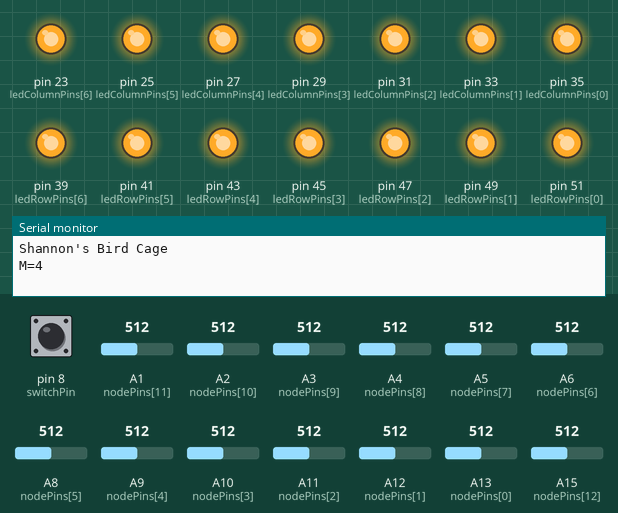
Simulated run of this sketch. Board: Arduino Mega 2560, built with avr-gcc and run on an emulated ATmega2560. Parts: output pins drawn as LEDs (lit = HIGH), the last lines printed to the serial monitor. The test bench sets the inputs (shaded band); at power-on: pin 8 (switchPin) HIGH, A1 (nodePins[11]) = 512, A2 (nodePins[10]) = 512, A3 (nodePins[9]) = 512, A4 (nodePins[8]) = 512, A5 (nodePins[7]) = 512, A6 (nodePins[6]) = 512, A8 (nodePins[5]) = 512, A9 (nodePins[4]) = 512, A10 (nodePins[3]) = 512, A11 (nodePins[2]) = 512, A12 (nodePins[1]) = 512, A13 (nodePins[0]) = 512, A15 (nodePins[12]) = 512.

Above: at 1.2 s.
1.3 s: pin 8 (switchPin) pulled LOW for 0.15 s
At 2.3 s:
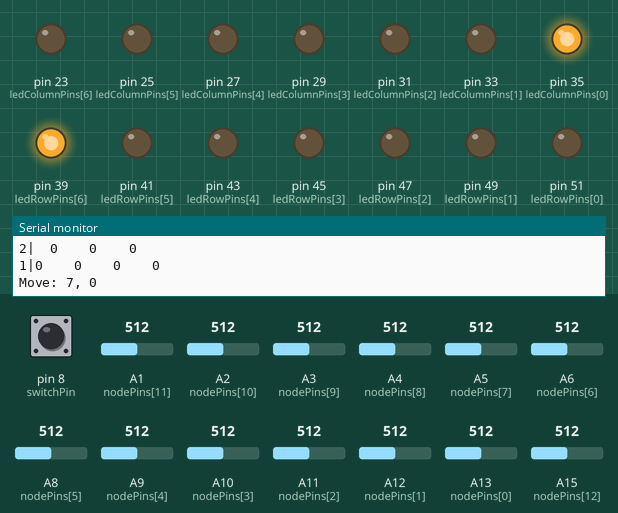
3.0 s: pin 8 (switchPin) pulled LOW for 1 s
At 3.6 s:
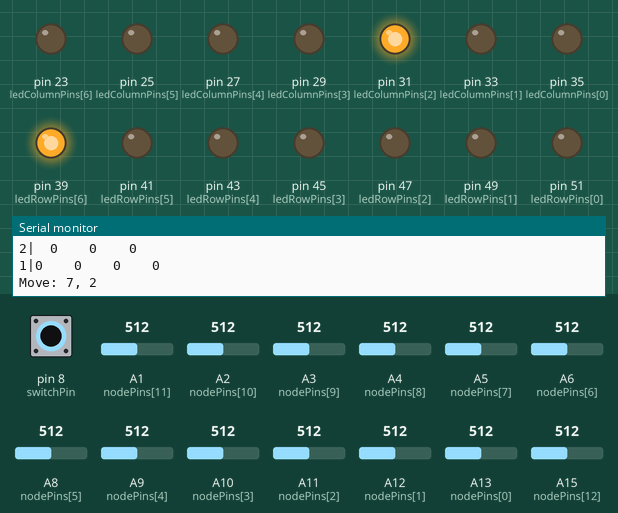
5.5 s: pin 8 (switchPin) pulled LOW for 0.15 s
At 6.7 s:
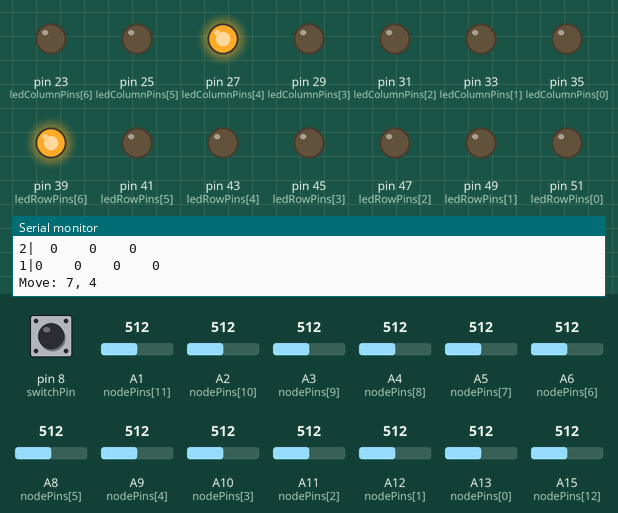
7.2 s: pin 8 (switchPin) pulled LOW for 3.2 s
At 8.0 s:
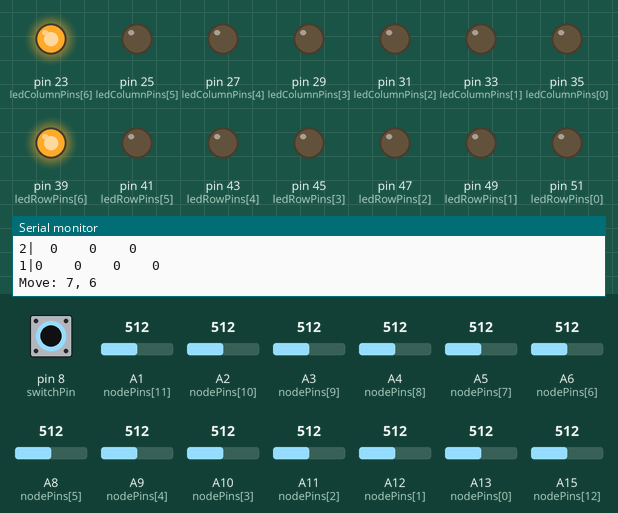
11.9 s: pin 8 (switchPin) pulled LOW for 0.15 s
At 12.8 s:
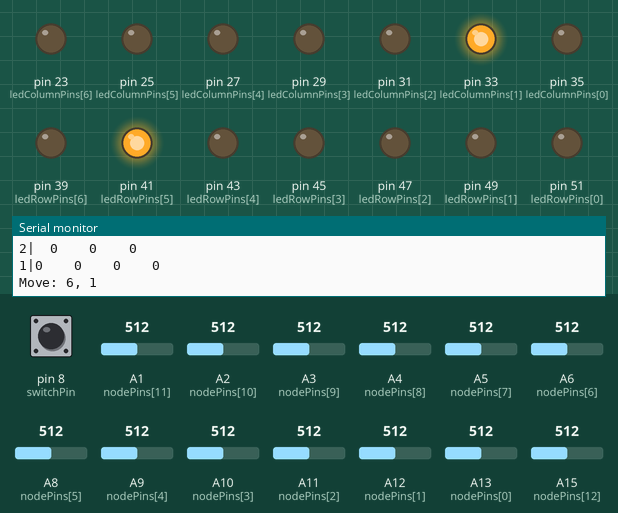
13.6 s: pin 8 (switchPin) pulled LOW for 1 s
At 15.2 s:
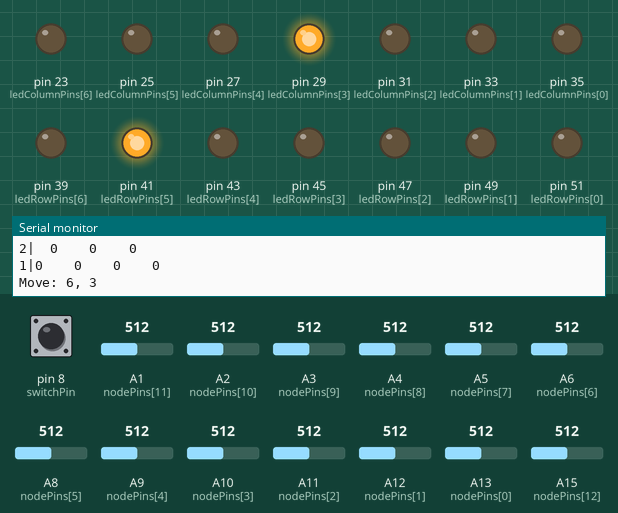
Timing chart, 0 to 16.7 s (numbered marks = the images above; inputs shaded):
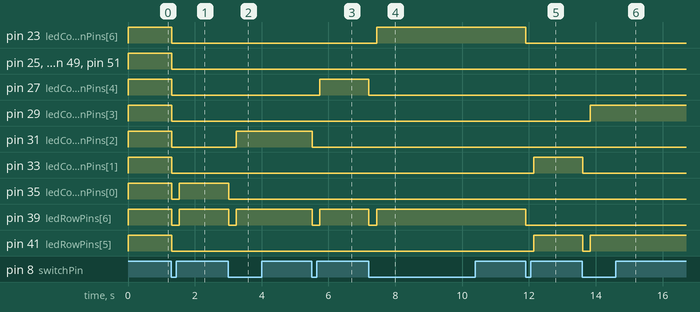

The sketch:

birdcage.ino
```cpp
/*
Shannon's Bird Cage

Here is the circuit used for the game.

This is an M=4 board. An M=3 board can be used too.

8   ● = ● = ● = ●
7   |   |   |   |
6   ● - ● - ● - ●
5   |   |   |   |
4   ● - ● - ● - ●
3   |   |   |   |
2   ● - ● - ● - ●
1   |   |   |   |
0   ● = ● = ● = ●
    0 1 2 3 4 5 6
    A B C D E F G

Single lines are resistors, double lines
are connections (with zero resistance).

Nodes are shown as circles. Valid moves
are shown as (single) lines. One player
(the machine) is called CUT and removes
lines. The other (human) is SHORT, and
short-circuits lines.

CUT wins if the top row is separated from
the bottom row. SHORT wins if the top
row is connected to the bottom (with
zero resistance).

The top row is connected to a 5V supply,
the bottom row is connected to ground via
a resistor (to avoid a real short circuit
if SHORT wins).

This program measures the voltage at the nodes
and uses Shannon's heuristic to choose the
next move - this is the one that has the maximum
voltage drop between adjoining nodes.

*/

// Size of game (can be 3 or 4)
// This is determined in setup
int M = 4;

// Pins used to read voltages using analogRead
byte nodePins[13] = {A13, A12, A11, A10, A9, A8, A6, A5, A4, A3, A2, A1, A15};

// Next move button
// Useful reference: http://www.gammon.com.au/switches
const byte switchPin = 8;
byte oldSwitchState = HIGH;

// LED digital pins
byte ledRowPins[7] = {51, 49, 47, 45, 43, 41, 39};
byte ledColumnPins[7] = {35, 33, 31, 29, 27, 25, 23};

// An array storing the state of the circuit.
// Nodes (where i and j are both even) store the voltages measured via analogRead.
// Moves (where i+j is odd) store the voltage differences between adjoining nodes.
int volts[9][7];

// An array storing which moves have already been made.
// A value of 1 in position i, j (where i+j is odd) means the move has been made already.
int moves[9][7];

const int maxV = 1023; // 5V represented in 10 bits

void setup() {
  Serial.begin(9600);
  Serial.println("Shannon's Bird Cage");

  for (int i = 0; i < 13; i++) {
    pinMode(nodePins[i], INPUT_PULLUP);
  }

  pinMode(switchPin, INPUT_PULLUP);

  for (int i = 0; i < 7; i++) {
    pinMode(ledColumnPins[i], OUTPUT);
    pinMode(ledRowPins[i], OUTPUT);
  }

  for (int i = 0; i < 9; i++) {
    for (int j = 0; j < 7; j++) {
      volts[i][j] = -1;
      moves[i][j] = 0;
    }
  }
  // top row is always at 5V
  // (note bottom row is not at 0V, since there is a resistor to avoid shorting)
  volts[8][0] = maxV;
  volts[8][2] = maxV;
  volts[8][4] = maxV;
  volts[8][6] = maxV;

  // work out if M=3 or M=4 by seeing if there is a jumper at A7
  updateVoltages();
  computeDifferences();

  M = volts[7][0] == 0 ? 3 : 4;
  Serial.print("M=");
  Serial.println(M);

  for (int i = 0; i < M * 2 - 1; i++) {
    digitalWrite(ledColumnPins[i], HIGH);
    digitalWrite(ledRowPins[i], HIGH);
  }
}

void loop() {
  byte switchState = digitalRead(switchPin);
  if (switchState != oldSwitchState) {
    oldSwitchState = switchState;
    delay(10); // debounce time
    if (switchState == LOW) {
      bool gameOver = checkGameOver();
      updateVoltages();
      computeDifferences();
      displayVoltages();
      displayVoltageDifferences();
      //displayMoves();
      if (!gameOver) {
        chooseMove();
      }
    }
  }
}

// Return true if the position represents a node (where a voltage measurement
// is made).
boolean isNode(int i, int j) {
  return (i % 2 == 0) && (j % 2 == 0);
}

// Return true if the position represents a move.
boolean isMove(int i, int j) {
  return (i + j) % 2 == 1;
}

bool checkGameOver() {
  bool gameOver = false;
  // We know the game is over if the bottom row is either
  // 0V (CUT wins) or 5V (SHORT wins).

  // This is needed otherwise bottomRowVoltage may not be 0 (not sure why)
  turnAllLedsOff();

  // We need to temporarily disconnect the pull-up resistors,
  // since they will alter the voltage readings.
  for (int i = 0; i < 13; i++) {
    pinMode(nodePins[i], INPUT);
  }

  int bottomRowVoltage = analogRead(A15);
  if (bottomRowVoltage == 0) {
    Serial.println("I win! (CUT)");
    turnRowLedsOn();
    gameOver = true;
  } else if (bottomRowVoltage == maxV) {
    Serial.println("You win! (SHORT)");
    turnColumnLedsOn();
    gameOver = true;
  }

  // Re-connect pull-up resistors
  for (int i = 0; i < 13; i++) {
    pinMode(nodePins[i], INPUT_PULLUP);
  }

  return gameOver;
}

// Read the voltages for all nodes
void updateVoltages() {
  volts[6][0] = analogRead(nodePins[0]);
  volts[4][0] = analogRead(nodePins[1]);
  volts[2][0] = analogRead(nodePins[2]);

  volts[2][2] = analogRead(nodePins[3]);
  volts[4][2] = analogRead(nodePins[4]);
  volts[6][2] = analogRead(nodePins[5]);

  volts[6][4] = analogRead(nodePins[6]);
  volts[4][4] = analogRead(nodePins[7]);
  volts[2][4] = analogRead(nodePins[8]);

  volts[2][6] = analogRead(nodePins[9]);
  volts[4][6] = analogRead(nodePins[10]);
  volts[6][6] = analogRead(nodePins[11]);

  // bottom row
  volts[0][0] = analogRead(nodePins[12]);
  volts[0][2] = volts[0][0];
  volts[0][4] = volts[0][0];
  volts[0][6] = volts[0][0];
}

// Compute the voltage differences for all moves (differences between nodes).
void computeDifferences() {
  for (int i = 7; i >= 1; i--) { // skip top and bottom rows
    for (int j = 0; j < 7; j++) {
      if ((i % 2 == 0) && (j % 2 == 1)) {
        volts[i][j] = abs(volts[i][j - 1] - volts[i][j + 1]);
      } else if ((i % 2 == 1) && (j % 2 == 0)) {
        volts[i][j] = abs(volts[i - 1][j] - volts[i + 1][j]);
      }
    }
  }
}

// Use the Shannon heuristic (largest voltage difference) to choose the next move.
void chooseMove() {
  int maxVoltageDiff = -1;
  int mi = -1;
  int mj = -1;
  for (int i = M * 2 - 1; i >= 1; i--) { // skip top and bottom rows
    for (int j = 0; j < M * 2 - 1; j++) {
      // check valid move, and hasn't already been played
      if (isMove(i, j) && moves[i][j] == 0) {
        if (volts[i][j] > maxVoltageDiff) {
          maxVoltageDiff = volts[i][j];
          mi = i;
          mj = j;
        }
      }
    }
  }
  moves[mi][mj] = 1;
  Serial.print("Move: ");
  Serial.print(mi);
  Serial.print(", ");
  Serial.println(mj);
  turnAllLedsOff();
  showMove(mi, mj);
}

void turnAllLedsOff() {
  for (int i = 0; i < 7; i++) {
    digitalWrite(ledRowPins[i], LOW);
    digitalWrite(ledColumnPins[i], LOW);
  }
}

void turnRowLedsOn() {
  turnAllLedsOff();
  for (int i = 0; i < M * 2 - 1; i++) {
    digitalWrite(ledRowPins[i], HIGH);
  }
}

void turnColumnLedsOn() {
  turnAllLedsOff();
  for (int i = 0; i < M * 2 - 1; i++) {
    digitalWrite(ledColumnPins[i], HIGH);
  }
}

void showMove(int i, int j) {
  // need to subtract 1 from row, since bottom row has no LED
  digitalWrite(ledRowPins[i - 1], HIGH);
  digitalWrite(ledColumnPins[j], HIGH);
}

void displayVoltages() {
  for (int i = 8; i >= 0; i--) {
    Serial.print(i);
    Serial.print("|");
    for (int j = 0; j < 7; j++) {
      if (isNode(i, j)) {
        Serial.print(volts[i][j]);
      }
      Serial.print("\t");
    }
    Serial.println();
  }
}

void displayVoltageDifferences() {
  for (int i = 7; i >= 1; i--) {
    Serial.print(i);
    Serial.print("|");
    for (int j = 0; j < 7; j++) {
      if (isMove(i, j)) {
        Serial.print(volts[i][j]);
      }
      Serial.print("\t");
    }
    Serial.println();
  }
}

void displayMoves() {
  for (int i = 7; i >= 1; i--) {
    Serial.print(i);
    Serial.print("|");
    for (int j = 0; j < 7; j++) {
      if (isMove(i, j)) {
        Serial.print(moves[i][j]);
      }
      Serial.print("\t");
    }
    Serial.println();
  }
}
```

Measured:
- after the input at 1.3 s, pin 23 (ledColumnPins[6]), pin 25 (ledColumnPins[5]): HIGH → LOW at once
- after the input at 3.0 s, pin 31 (ledColumnPins[2]): LOW → HIGH after 0.24 s; pin 35 (ledColumnPins[0]): HIGH → LOW at once; pin 39 (ledRowPins[6]): HIGH → LOW at once, → HIGH 0.23 s later
- after the input at 5.5 s, pin 27 (ledColumnPins[4]): LOW → HIGH after 0.24 s; pin 31 (ledColumnPins[2]): HIGH → LOW at once; pin 39 (ledRowPins[6]): HIGH → LOW at once, → HIGH 0.23 s later
- after the input at 7.2 s, pin 23 (ledColumnPins[6]): LOW → HIGH after 0.24 s; pin 27 (ledColumnPins[4]): HIGH → LOW at once; pin 39 (ledRowPins[6]): HIGH → LOW at once, → HIGH 0.23 s later
- after the input at 11.9 s, pin 23 (ledColumnPins[6]), pin 39 (ledRowPins[6]): HIGH → LOW at once; pin 33 (ledColumnPins[1]), pin 41 (ledRowPins[5]): LOW → HIGH after 0.24 s
- after the input at 13.6 s, pin 29 (ledColumnPins[3]): LOW → HIGH after 0.24 s; pin 33 (ledColumnPins[1]): HIGH → LOW at once; pin 41 (ledRowPins[5]): HIGH → LOW at once, → HIGH 0.23 s later
